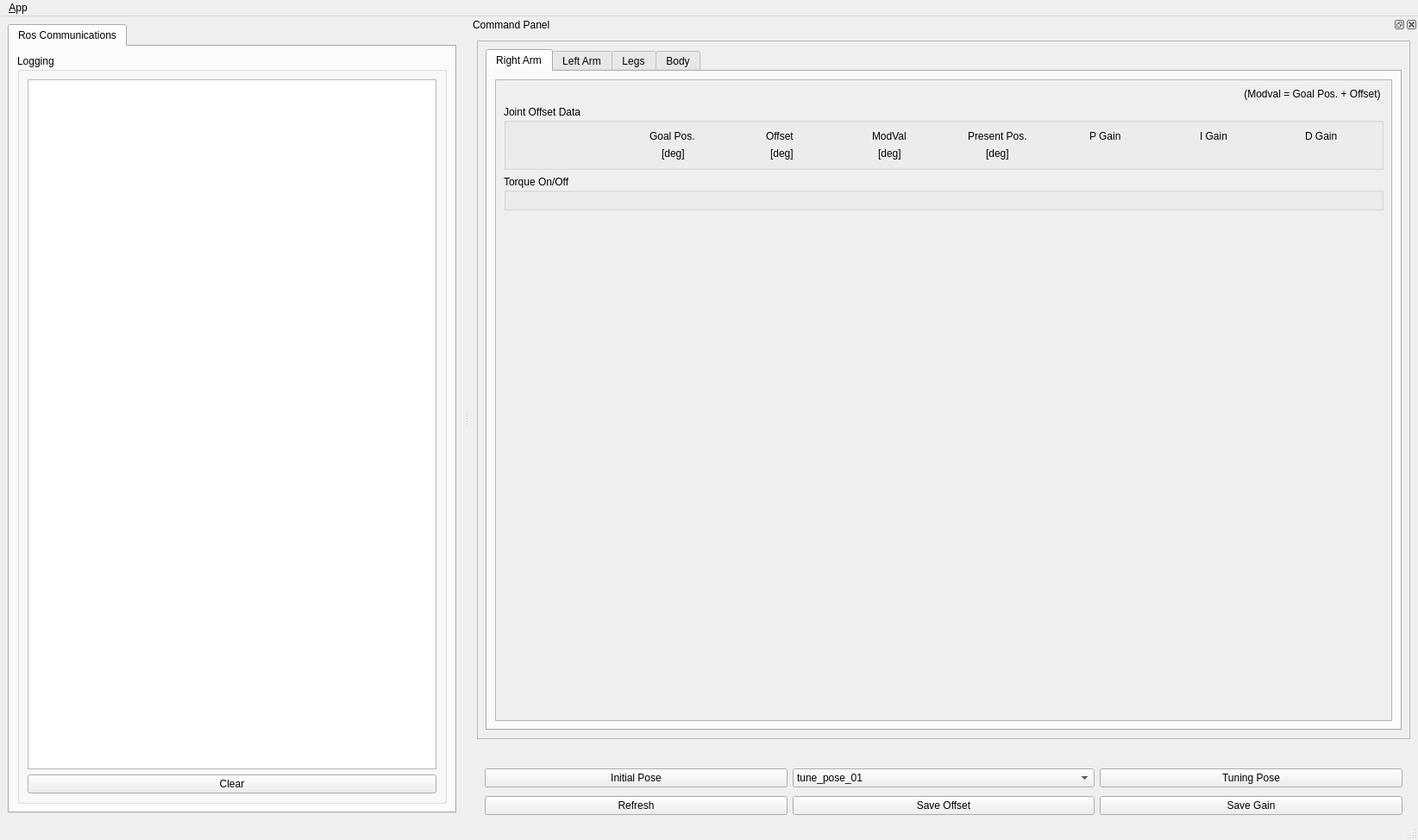
<?xml version="1.0" encoding="UTF-8"?>
<ui version="4.0">
 <class>MainWindowDesign</class>
 <widget class="QMainWindow" name="MainWindowDesign">
  <property name="geometry">
   <rect>
    <x>0</x>
    <y>0</y>
    <width>1644</width>
    <height>974</height>
   </rect>
  </property>
  <property name="sizePolicy">
   <sizepolicy hsizetype="Expanding" vsizetype="Expanding">
    <horstretch>0</horstretch>
    <verstretch>0</verstretch>
   </sizepolicy>
  </property>
  <property name="windowTitle">
   <string>ROBOTIS-HUMANOID_ROBOT Tuner Client</string>
  </property>
  <property name="windowIcon">
   <iconset resource="../resources/images.qrc">
    <normaloff>:/images/humanoid_robot_icon.png</normaloff>:/images/humanoid_robot_icon.png</iconset>
  </property>
  <property name="locale">
   <locale language="English" country="Australia"/>
  </property>
  <widget class="QWidget" name="centralwidget">
   <layout class="QHBoxLayout" name="horizontalLayout_3">
    <item>
     <widget class="QTabWidget" name="tab_manager">
      <property name="sizePolicy">
       <sizepolicy hsizetype="Minimum" vsizetype="Preferred">
        <horstretch>0</horstretch>
        <verstretch>0</verstretch>
       </sizepolicy>
      </property>
      <property name="minimumSize">
       <size>
        <width>500</width>
        <height>0</height>
       </size>
      </property>
      <property name="maximumSize">
       <size>
        <width>16777215</width>
        <height>1000</height>
       </size>
      </property>
      <property name="locale">
       <locale language="English" country="Australia"/>
      </property>
      <property name="currentIndex">
       <number>0</number>
      </property>
      <widget class="QWidget" name="tab_status">
       <attribute name="title">
        <string>Ros Communications</string>
       </attribute>
       <layout class="QVBoxLayout" name="verticalLayout_2">
        <item>
         <widget class="QGroupBox" name="logging_groupBox">
          <property name="sizePolicy">
           <sizepolicy hsizetype="MinimumExpanding" vsizetype="Preferred">
            <horstretch>0</horstretch>
            <verstretch>0</verstretch>
           </sizepolicy>
          </property>
          <property name="title">
           <string>Logging</string>
          </property>
          <layout class="QGridLayout" name="gridLayout_3">
           <item row="0" column="0">
            <widget class="QListView" name="view_logging"/>
           </item>
           <item row="1" column="0">
            <widget class="QPushButton" name="clear_button">
             <property name="text">
              <string>Clear</string>
             </property>
            </widget>
           </item>
          </layout>
         </widget>
        </item>
       </layout>
      </widget>
     </widget>
    </item>
   </layout>
  </widget>
  <widget class="QMenuBar" name="menubar">
   <property name="geometry">
    <rect>
     <x>0</x>
     <y>0</y>
     <width>1644</width>
     <height>19</height>
    </rect>
   </property>
   <widget class="QMenu" name="menu_File">
    <property name="title">
     <string>&amp;App</string>
    </property>
    <addaction name="action_Preferences"/>
    <addaction name="separator"/>
    <addaction name="actionAbout"/>
    <addaction name="actionAbout_Qt"/>
    <addaction name="separator"/>
    <addaction name="action_Quit"/>
   </widget>
   <addaction name="menu_File"/>
  </widget>
  <widget class="QStatusBar" name="statusbar"/>
  <widget class="QDockWidget" name="dock_status">
   <property name="sizePolicy">
    <sizepolicy hsizetype="Minimum" vsizetype="Preferred">
     <horstretch>0</horstretch>
     <verstretch>0</verstretch>
    </sizepolicy>
   </property>
   <property name="minimumSize">
    <size>
     <width>1100</width>
     <height>878</height>
    </size>
   </property>
   <property name="allowedAreas">
    <set>Qt::RightDockWidgetArea</set>
   </property>
   <property name="windowTitle">
    <string>Command Panel</string>
   </property>
   <attribute name="dockWidgetArea">
    <number>2</number>
   </attribute>
   <widget class="QWidget" name="dockWidgetContents_2">
    <property name="sizePolicy">
     <sizepolicy hsizetype="Minimum" vsizetype="Preferred">
      <horstretch>0</horstretch>
      <verstretch>0</verstretch>
     </sizepolicy>
    </property>
    <layout class="QVBoxLayout" name="verticalLayout">
     <item>
      <widget class="QFrame" name="frame">
       <property name="sizePolicy">
        <sizepolicy hsizetype="Minimum" vsizetype="Minimum">
         <horstretch>0</horstretch>
         <verstretch>0</verstretch>
        </sizepolicy>
       </property>
       <property name="maximumSize">
        <size>
         <width>16777215</width>
         <height>1000</height>
        </size>
       </property>
       <property name="frameShape">
        <enum>QFrame::StyledPanel</enum>
       </property>
       <property name="frameShadow">
        <enum>QFrame::Raised</enum>
       </property>
       <layout class="QVBoxLayout" name="verticalLayout_3">
        <item>
         <widget class="QTabWidget" name="tab">
          <property name="sizePolicy">
           <sizepolicy hsizetype="Minimum" vsizetype="Minimum">
            <horstretch>0</horstretch>
            <verstretch>0</verstretch>
           </sizepolicy>
          </property>
          <property name="minimumSize">
           <size>
            <width>0</width>
            <height>0</height>
           </size>
          </property>
          <property name="maximumSize">
           <size>
            <width>16777215</width>
            <height>3000</height>
           </size>
          </property>
          <property name="currentIndex">
           <number>0</number>
          </property>
          <widget class="QWidget" name="right_arm_tab">
           <attribute name="title">
            <string>Right Arm</string>
           </attribute>
           <layout class="QVBoxLayout" name="verticalLayout_4">
            <item>
             <widget class="QScrollArea" name="scrollArea">
              <property name="widgetResizable">
               <bool>true</bool>
              </property>
              <widget class="QWidget" name="scrollAreaWidgetContents">
               <property name="geometry">
                <rect>
                 <x>0</x>
                 <y>0</y>
                 <width>1038</width>
                 <height>742</height>
                </rect>
               </property>
               <layout class="QVBoxLayout" name="verticalLayout_6">
                <item>
                 <widget class="QLabel" name="right_arm_modval">
                  <property name="maximumSize">
                   <size>
                    <width>16777215</width>
                    <height>20</height>
                   </size>
                  </property>
                  <property name="text">
                   <string>(Modval = Goal Pos. + Offset) </string>
                  </property>
                  <property name="alignment">
                   <set>Qt::AlignRight|Qt::AlignTrailing|Qt::AlignVCenter</set>
                  </property>
                 </widget>
                </item>
                <item>
                 <widget class="QGroupBox" name="right_arm_group">
                  <property name="sizePolicy">
                   <sizepolicy hsizetype="Minimum" vsizetype="Minimum">
                    <horstretch>0</horstretch>
                    <verstretch>0</verstretch>
                   </sizepolicy>
                  </property>
                  <property name="maximumSize">
                   <size>
                    <width>16777215</width>
                    <height>350</height>
                   </size>
                  </property>
                  <property name="title">
                   <string>Joint Offset Data</string>
                  </property>
                  <layout class="QGridLayout" name="gridLayout">
                   <item row="1" column="4" alignment="Qt::AlignHCenter">
                    <widget class="QLabel" name="r_arm_present_pos">
                     <property name="text">
                      <string>Present Pos.</string>
                     </property>
                    </widget>
                   </item>
                   <item row="1" column="3" alignment="Qt::AlignHCenter">
                    <widget class="QLabel" name="r_arm_modval">
                     <property name="text">
                      <string>ModVal</string>
                     </property>
                    </widget>
                   </item>
                   <item row="1" column="6" alignment="Qt::AlignHCenter">
                    <widget class="QLabel" name="r_arm_i_gain">
                     <property name="text">
                      <string>I Gain</string>
                     </property>
                    </widget>
                   </item>
                   <item row="1" column="0">
                    <widget class="QLabel" name="label">
                     <property name="text">
                      <string/>
                     </property>
                    </widget>
                   </item>
                   <item row="1" column="5" alignment="Qt::AlignHCenter">
                    <widget class="QLabel" name="r_arm_p_gain">
                     <property name="text">
                      <string>P Gain</string>
                     </property>
                    </widget>
                   </item>
                   <item row="1" column="1" alignment="Qt::AlignHCenter">
                    <widget class="QLabel" name="r_arm_goal_pos">
                     <property name="text">
                      <string>Goal Pos. </string>
                     </property>
                    </widget>
                   </item>
                   <item row="2" column="0">
                    <widget class="QLabel" name="label_2">
                     <property name="text">
                      <string/>
                     </property>
                    </widget>
                   </item>
                   <item row="2" column="4" alignment="Qt::AlignHCenter">
                    <widget class="QLabel" name="r_arm_deg_4">
                     <property name="text">
                      <string>[deg]</string>
                     </property>
                    </widget>
                   </item>
                   <item row="2" column="3" alignment="Qt::AlignHCenter">
                    <widget class="QLabel" name="r_arm_deg_3">
                     <property name="text">
                      <string>[deg]</string>
                     </property>
                    </widget>
                   </item>
                   <item row="1" column="7" alignment="Qt::AlignHCenter">
                    <widget class="QLabel" name="r_arm_d_gain">
                     <property name="text">
                      <string>D Gain</string>
                     </property>
                    </widget>
                   </item>
                   <item row="1" column="2" alignment="Qt::AlignHCenter">
                    <widget class="QLabel" name="r_arm_offset">
                     <property name="text">
                      <string>Offset </string>
                     </property>
                    </widget>
                   </item>
                   <item row="2" column="2" alignment="Qt::AlignHCenter">
                    <widget class="QLabel" name="r_arm_deg_2">
                     <property name="text">
                      <string>[deg]</string>
                     </property>
                    </widget>
                   </item>
                   <item row="2" column="1" alignment="Qt::AlignHCenter|Qt::AlignBottom">
                    <widget class="QLabel" name="r_arm_deg_1">
                     <property name="text">
                      <string>[deg]</string>
                     </property>
                    </widget>
                   </item>
                  </layout>
                 </widget>
                </item>
                <item>
                 <widget class="QGroupBox" name="right_arm_torque">
                  <property name="sizePolicy">
                   <sizepolicy hsizetype="Preferred" vsizetype="Preferred">
                    <horstretch>0</horstretch>
                    <verstretch>0</verstretch>
                   </sizepolicy>
                  </property>
                  <property name="maximumSize">
                   <size>
                    <width>2100</width>
                    <height>200</height>
                   </size>
                  </property>
                  <property name="title">
                   <string>Torque On/Off</string>
                  </property>
                  <layout class="QGridLayout" name="gridLayout_2"/>
                 </widget>
                </item>
                <item>
                 <spacer name="verticalSpacer">
                  <property name="orientation">
                   <enum>Qt::Vertical</enum>
                  </property>
                  <property name="sizeHint" stdset="0">
                   <size>
                    <width>20</width>
                    <height>40</height>
                   </size>
                  </property>
                 </spacer>
                </item>
               </layout>
              </widget>
             </widget>
            </item>
           </layout>
          </widget>
          <widget class="QWidget" name="left_arm_tab">
           <attribute name="title">
            <string>Left Arm</string>
           </attribute>
           <layout class="QVBoxLayout" name="verticalLayout_5">
            <item>
             <widget class="QScrollArea" name="scrollArea_2">
              <property name="widgetResizable">
               <bool>true</bool>
              </property>
              <widget class="QWidget" name="scrollAreaWidgetContents_2">
               <property name="geometry">
                <rect>
                 <x>0</x>
                 <y>0</y>
                 <width>417</width>
                 <height>166</height>
                </rect>
               </property>
               <layout class="QVBoxLayout" name="verticalLayout_7">
                <item>
                 <widget class="QLabel" name="left_arm_modval">
                  <property name="text">
                   <string>(Modval = Goal Pos. + Offset) </string>
                  </property>
                  <property name="alignment">
                   <set>Qt::AlignRight|Qt::AlignTrailing|Qt::AlignVCenter</set>
                  </property>
                 </widget>
                </item>
                <item>
                 <widget class="QGroupBox" name="left_arm_group">
                  <property name="sizePolicy">
                   <sizepolicy hsizetype="Minimum" vsizetype="Minimum">
                    <horstretch>0</horstretch>
                    <verstretch>0</verstretch>
                   </sizepolicy>
                  </property>
                  <property name="maximumSize">
                   <size>
                    <width>16777215</width>
                    <height>350</height>
                   </size>
                  </property>
                  <property name="title">
                   <string>Joint Offset Data</string>
                  </property>
                  <layout class="QGridLayout" name="gridLayout_4">
                   <item row="0" column="6" alignment="Qt::AlignHCenter">
                    <widget class="QLabel" name="l_arm_i_gain">
                     <property name="text">
                      <string>I Gain</string>
                     </property>
                    </widget>
                   </item>
                   <item row="0" column="4" alignment="Qt::AlignHCenter">
                    <widget class="QLabel" name="l_arm_present_pos">
                     <property name="text">
                      <string>Present Pos.</string>
                     </property>
                    </widget>
                   </item>
                   <item row="0" column="1" alignment="Qt::AlignHCenter">
                    <widget class="QLabel" name="l_arm_goal_pos">
                     <property name="text">
                      <string>Goal Pos.</string>
                     </property>
                    </widget>
                   </item>
                   <item row="0" column="3" alignment="Qt::AlignHCenter">
                    <widget class="QLabel" name="l_arm_modval">
                     <property name="text">
                      <string>ModVal</string>
                     </property>
                    </widget>
                   </item>
                   <item row="0" column="5" alignment="Qt::AlignHCenter">
                    <widget class="QLabel" name="l_arm_p_gain">
                     <property name="text">
                      <string>P Gain</string>
                     </property>
                    </widget>
                   </item>
                   <item row="1" column="1" alignment="Qt::AlignHCenter">
                    <widget class="QLabel" name="l_arm_deg_1">
                     <property name="text">
                      <string>[deg]</string>
                     </property>
                    </widget>
                   </item>
                   <item row="0" column="2" alignment="Qt::AlignHCenter">
                    <widget class="QLabel" name="l_arm_offset">
                     <property name="text">
                      <string>Offset</string>
                     </property>
                    </widget>
                   </item>
                   <item row="1" column="4" alignment="Qt::AlignHCenter">
                    <widget class="QLabel" name="l_arm_deg_4">
                     <property name="text">
                      <string>[deg]</string>
                     </property>
                    </widget>
                   </item>
                   <item row="1" column="3" alignment="Qt::AlignHCenter">
                    <widget class="QLabel" name="l_arm_deg_3">
                     <property name="text">
                      <string>[deg]</string>
                     </property>
                    </widget>
                   </item>
                   <item row="1" column="2" alignment="Qt::AlignHCenter">
                    <widget class="QLabel" name="l_arm_deg_2">
                     <property name="text">
                      <string>[deg]</string>
                     </property>
                    </widget>
                   </item>
                   <item row="0" column="7" alignment="Qt::AlignHCenter">
                    <widget class="QLabel" name="l_arm_d_gain">
                     <property name="text">
                      <string>D Gain</string>
                     </property>
                    </widget>
                   </item>
                   <item row="1" column="0">
                    <widget class="QLabel" name="label_4">
                     <property name="text">
                      <string/>
                     </property>
                    </widget>
                   </item>
                   <item row="0" column="0">
                    <widget class="QLabel" name="label_3">
                     <property name="text">
                      <string/>
                     </property>
                    </widget>
                   </item>
                  </layout>
                 </widget>
                </item>
                <item>
                 <widget class="QGroupBox" name="left_arm_torque">
                  <property name="maximumSize">
                   <size>
                    <width>2000</width>
                    <height>150</height>
                   </size>
                  </property>
                  <property name="title">
                   <string>Torque On/Off</string>
                  </property>
                  <layout class="QGridLayout" name="gridLayout_5"/>
                 </widget>
                </item>
                <item>
                 <spacer name="verticalSpacer_2">
                  <property name="orientation">
                   <enum>Qt::Vertical</enum>
                  </property>
                  <property name="sizeHint" stdset="0">
                   <size>
                    <width>20</width>
                    <height>40</height>
                   </size>
                  </property>
                 </spacer>
                </item>
               </layout>
              </widget>
             </widget>
            </item>
           </layout>
          </widget>
          <widget class="QWidget" name="leg_tab">
           <attribute name="title">
            <string>Legs</string>
           </attribute>
           <layout class="QGridLayout" name="gridLayout_6">
            <item row="0" column="0">
             <widget class="QScrollArea" name="scrollArea_3">
              <property name="widgetResizable">
               <bool>true</bool>
              </property>
              <widget class="QWidget" name="scrollAreaWidgetContents_3">
               <property name="geometry">
                <rect>
                 <x>0</x>
                 <y>0</y>
                 <width>416</width>
                 <height>166</height>
                </rect>
               </property>
               <layout class="QVBoxLayout" name="verticalLayout_8">
                <item>
                 <widget class="QLabel" name="leg_modval">
                  <property name="text">
                   <string>(Modval = Goal Pos. + Offset) </string>
                  </property>
                  <property name="alignment">
                   <set>Qt::AlignRight|Qt::AlignTrailing|Qt::AlignVCenter</set>
                  </property>
                 </widget>
                </item>
                <item>
                 <widget class="QGroupBox" name="leg_group">
                  <property name="title">
                   <string>Joint Offset Data</string>
                  </property>
                  <layout class="QGridLayout" name="gridLayout_7">
                   <item row="1" column="4" alignment="Qt::AlignHCenter">
                    <widget class="QLabel" name="leg_deg_4">
                     <property name="text">
                      <string>[deg]</string>
                     </property>
                    </widget>
                   </item>
                   <item row="0" column="3" alignment="Qt::AlignHCenter">
                    <widget class="QLabel" name="leg_modval_2">
                     <property name="text">
                      <string>Modval</string>
                     </property>
                    </widget>
                   </item>
                   <item row="0" column="2" alignment="Qt::AlignHCenter">
                    <widget class="QLabel" name="leg_offset">
                     <property name="text">
                      <string>Offset</string>
                     </property>
                    </widget>
                   </item>
                   <item row="1" column="3" alignment="Qt::AlignHCenter">
                    <widget class="QLabel" name="leg_deg_3">
                     <property name="text">
                      <string>[deg]</string>
                     </property>
                    </widget>
                   </item>
                   <item row="0" column="5" alignment="Qt::AlignHCenter">
                    <widget class="QLabel" name="leg_p_gain">
                     <property name="text">
                      <string>P Gain</string>
                     </property>
                    </widget>
                   </item>
                   <item row="1" column="2" alignment="Qt::AlignHCenter">
                    <widget class="QLabel" name="leg_deg_2">
                     <property name="text">
                      <string>[deg]</string>
                     </property>
                    </widget>
                   </item>
                   <item row="0" column="6" alignment="Qt::AlignHCenter">
                    <widget class="QLabel" name="leg_i_gain">
                     <property name="text">
                      <string>I Gain</string>
                     </property>
                    </widget>
                   </item>
                   <item row="1" column="1" alignment="Qt::AlignHCenter">
                    <widget class="QLabel" name="leg_deg_1">
                     <property name="text">
                      <string>[deg]</string>
                     </property>
                    </widget>
                   </item>
                   <item row="0" column="4" alignment="Qt::AlignHCenter">
                    <widget class="QLabel" name="leg_present_pos">
                     <property name="text">
                      <string>Present Pos.</string>
                     </property>
                    </widget>
                   </item>
                   <item row="0" column="1" alignment="Qt::AlignHCenter">
                    <widget class="QLabel" name="leg_goal_pos">
                     <property name="text">
                      <string>Goal Pos.</string>
                     </property>
                    </widget>
                   </item>
                   <item row="0" column="7" alignment="Qt::AlignHCenter">
                    <widget class="QLabel" name="leg_d_gain">
                     <property name="text">
                      <string>D Gain</string>
                     </property>
                    </widget>
                   </item>
                   <item row="1" column="0">
                    <widget class="QLabel" name="label_6">
                     <property name="text">
                      <string/>
                     </property>
                    </widget>
                   </item>
                   <item row="0" column="0">
                    <widget class="QLabel" name="label_5">
                     <property name="text">
                      <string/>
                     </property>
                    </widget>
                   </item>
                  </layout>
                 </widget>
                </item>
                <item>
                 <widget class="QGroupBox" name="leg_torque">
                  <property name="title">
                   <string>Torque On/Off</string>
                  </property>
                  <layout class="QGridLayout" name="gridLayout_8"/>
                 </widget>
                </item>
                <item>
                 <spacer name="verticalSpacer_3">
                  <property name="orientation">
                   <enum>Qt::Vertical</enum>
                  </property>
                  <property name="sizeHint" stdset="0">
                   <size>
                    <width>20</width>
                    <height>40</height>
                   </size>
                  </property>
                 </spacer>
                </item>
               </layout>
              </widget>
             </widget>
            </item>
           </layout>
          </widget>
          <widget class="QWidget" name="body_tab">
           <attribute name="title">
            <string>Body</string>
           </attribute>
           <layout class="QGridLayout" name="gridLayout_9">
            <item row="0" column="0">
             <widget class="QScrollArea" name="scrollArea_4">
              <property name="widgetResizable">
               <bool>true</bool>
              </property>
              <widget class="QWidget" name="scrollAreaWidgetContents_4">
               <property name="geometry">
                <rect>
                 <x>0</x>
                 <y>0</y>
                 <width>416</width>
                 <height>180</height>
                </rect>
               </property>
               <layout class="QVBoxLayout" name="verticalLayout_9">
                <item>
                 <widget class="QLabel" name="body_modval">
                  <property name="text">
                   <string>(Modval = Goal Pos. + Offset) </string>
                  </property>
                  <property name="alignment">
                   <set>Qt::AlignRight|Qt::AlignTrailing|Qt::AlignVCenter</set>
                  </property>
                 </widget>
                </item>
                <item>
                 <widget class="QGroupBox" name="body_group">
                  <property name="title">
                   <string>Joint Offset Data</string>
                  </property>
                  <layout class="QGridLayout" name="gridLayout_10">
                   <item row="0" column="6" alignment="Qt::AlignHCenter">
                    <widget class="QLabel" name="body_i_gain">
                     <property name="text">
                      <string>I Gain</string>
                     </property>
                    </widget>
                   </item>
                   <item row="0" column="5" alignment="Qt::AlignHCenter">
                    <widget class="QLabel" name="body_p_gain">
                     <property name="text">
                      <string>P Gain</string>
                     </property>
                    </widget>
                   </item>
                   <item row="0" column="4" alignment="Qt::AlignHCenter">
                    <widget class="QLabel" name="body_preset_pos">
                     <property name="text">
                      <string>Present Pos.</string>
                     </property>
                    </widget>
                   </item>
                   <item row="1" column="3" alignment="Qt::AlignHCenter">
                    <widget class="QLabel" name="body_deg_3">
                     <property name="text">
                      <string>[deg]</string>
                     </property>
                    </widget>
                   </item>
                   <item row="0" column="3" alignment="Qt::AlignHCenter">
                    <widget class="QLabel" name="body_modval_2">
                     <property name="text">
                      <string>Modval</string>
                     </property>
                    </widget>
                   </item>
                   <item row="1" column="2" alignment="Qt::AlignHCenter">
                    <widget class="QLabel" name="body_deg_2">
                     <property name="text">
                      <string>[deg]</string>
                     </property>
                    </widget>
                   </item>
                   <item row="0" column="7" alignment="Qt::AlignHCenter">
                    <widget class="QLabel" name="body_d_gain">
                     <property name="text">
                      <string>D Gain</string>
                     </property>
                    </widget>
                   </item>
                   <item row="0" column="2" alignment="Qt::AlignHCenter">
                    <widget class="QLabel" name="body_offset">
                     <property name="text">
                      <string>Offset</string>
                     </property>
                    </widget>
                   </item>
                   <item row="0" column="1" alignment="Qt::AlignHCenter">
                    <widget class="QLabel" name="body_goal_pos">
                     <property name="text">
                      <string>Goal Pos.</string>
                     </property>
                    </widget>
                   </item>
                   <item row="1" column="1" alignment="Qt::AlignHCenter">
                    <widget class="QLabel" name="body_deg_1">
                     <property name="text">
                      <string>[deg]</string>
                     </property>
                    </widget>
                   </item>
                   <item row="1" column="4" alignment="Qt::AlignHCenter">
                    <widget class="QLabel" name="body_deg_4">
                     <property name="text">
                      <string>[deg]</string>
                     </property>
                    </widget>
                   </item>
                   <item row="0" column="0">
                    <widget class="QLabel" name="label_7">
                     <property name="text">
                      <string/>
                     </property>
                    </widget>
                   </item>
                   <item row="1" column="0">
                    <widget class="QLabel" name="label_8">
                     <property name="text">
                      <string/>
                     </property>
                    </widget>
                   </item>
                  </layout>
                 </widget>
                </item>
                <item>
                 <widget class="QGroupBox" name="body_torque">
                  <property name="title">
                   <string>Torque On/Off</string>
                  </property>
                  <layout class="QGridLayout" name="gridLayout_11">
                   <item row="0" column="0">
                    <widget class="QLabel" name="empty_1">
                     <property name="text">
                      <string/>
                     </property>
                    </widget>
                   </item>
                   <item row="0" column="2">
                    <widget class="QLabel" name="empty_3">
                     <property name="text">
                      <string/>
                     </property>
                    </widget>
                   </item>
                   <item row="0" column="1">
                    <widget class="QLabel" name="empty_2">
                     <property name="text">
                      <string/>
                     </property>
                    </widget>
                   </item>
                  </layout>
                 </widget>
                </item>
                <item>
                 <spacer name="verticalSpacer_4">
                  <property name="orientation">
                   <enum>Qt::Vertical</enum>
                  </property>
                  <property name="sizeHint" stdset="0">
                   <size>
                    <width>20</width>
                    <height>40</height>
                   </size>
                  </property>
                 </spacer>
                </item>
               </layout>
              </widget>
             </widget>
            </item>
           </layout>
          </widget>
         </widget>
        </item>
       </layout>
      </widget>
     </item>
     <item>
      <widget class="QWidget" name="widget" native="true">
       <property name="sizePolicy">
        <sizepolicy hsizetype="Minimum" vsizetype="Minimum">
         <horstretch>0</horstretch>
         <verstretch>0</verstretch>
        </sizepolicy>
       </property>
       <property name="minimumSize">
        <size>
         <width>0</width>
         <height>80</height>
        </size>
       </property>
       <property name="maximumSize">
        <size>
         <width>16777215</width>
         <height>50</height>
        </size>
       </property>
       <layout class="QGridLayout" name="gridLayout_12">
        <item row="0" column="1">
         <widget class="QPushButton" name="inipose_button">
          <property name="text">
           <string>Initial Pose</string>
          </property>
         </widget>
        </item>
        <item row="1" column="1">
         <widget class="QPushButton" name="refresh_button">
          <property name="text">
           <string>Refresh</string>
          </property>
         </widget>
        </item>
        <item row="1" column="3">
         <widget class="QPushButton" name="save_offset_button">
          <property name="text">
           <string>Save Offset</string>
          </property>
         </widget>
        </item>
        <item row="1" column="4">
         <widget class="QPushButton" name="save_gain_button">
          <property name="text">
           <string>Save Gain</string>
          </property>
         </widget>
        </item>
        <item row="0" column="4">
         <widget class="QPushButton" name="tuning_pose_button">
          <property name="text">
           <string>Tuning Pose</string>
          </property>
         </widget>
        </item>
        <item row="0" column="3">
         <widget class="QComboBox" name="tuning_pose_comboBox">
          <item>
           <property name="text">
            <string>tune_pose_01</string>
           </property>
          </item>
          <item>
           <property name="text">
            <string>tune_pose_02</string>
           </property>
          </item>
          <item>
           <property name="text">
            <string>tune_pose_03</string>
           </property>
          </item>
          <item>
           <property name="text">
            <string>tune_pose_04</string>
           </property>
          </item>
         </widget>
        </item>
       </layout>
      </widget>
     </item>
    </layout>
   </widget>
  </widget>
  <action name="action_Quit">
   <property name="text">
    <string>&amp;Quit</string>
   </property>
   <property name="shortcut">
    <string>Ctrl+Q</string>
   </property>
   <property name="shortcutContext">
    <enum>Qt::ApplicationShortcut</enum>
   </property>
  </action>
  <action name="action_Preferences">
   <property name="text">
    <string>&amp;Preferences</string>
   </property>
  </action>
  <action name="actionAbout">
   <property name="text">
    <string>&amp;About</string>
   </property>
  </action>
  <action name="actionAbout_Qt">
   <property name="text">
    <string>About &amp;Qt</string>
   </property>
  </action>
 </widget>
 <resources>
  <include location="../resources/images.qrc"/>
 </resources>
 <connections>
  <connection>
   <sender>action_Quit</sender>
   <signal>triggered()</signal>
   <receiver>MainWindowDesign</receiver>
   <slot>close()</slot>
   <hints>
    <hint type="sourcelabel">
     <x>-1</x>
     <y>-1</y>
    </hint>
    <hint type="destinationlabel">
     <x>399</x>
     <y>299</y>
    </hint>
   </hints>
  </connection>
 </connections>
</ui>
